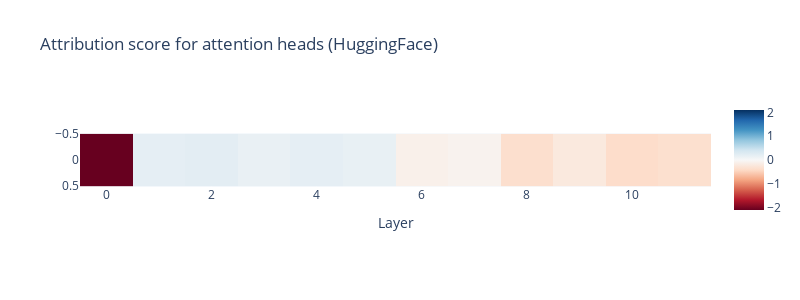

Source (notebook cell):
### Code cell
px.imshow(attribution_score_mlp_hf.unsqueeze(0).detach().numpy(), title="Attribution score for attention heads (HuggingFace)", 
    labels={"x": "Layer", "y": ""}, width=800, height=300, color_continuous_midpoint=0.0, color_continuous_scale="RdBu")

### Figure 1 — Plotly figure (JSON) as saved in the notebook; plotly's stock layout.template omitted (floating-point values rounded to 4 significant figures)
{"data": [{"coloraxis": "coloraxis", "hovertemplate": "Layer: %{x}<br>y: %{y}<br>color: %{z}<extra></extra>", "name": "0", "type": "heatmap", "xaxis": "x", "yaxis": "y", "z": [[-2.105, 0.2018, 0.2223, 0.1538, 0.2035, 0.1618, -0.1101, -0.07712, -0.3558, -0.2163, -0.3867, -0.3516]]}], "layout": {"coloraxis": {"cmid": 0, "colorscale": [[0, "rgb(103,0,31)"], [0.1, "rgb(178,24,43)"], [0.2, "rgb(214,96,77)"], [0.3, "rgb(244,165,130)"], [0.4, "rgb(253,219,199)"], [0.5, "rgb(247,247,247)"], [0.6, "rgb(209,229,240)"], [0.7, "rgb(146,197,222)"], [0.8, "rgb(67,147,195)"], [0.9, "rgb(33,102,172)"], [1, "rgb(5,48,97)"]]}, "height": 300, "title": {"text": "Attribution score for attention heads (HuggingFace)"}, "width": 800, "xaxis": {"anchor": "y", "constrain": "domain", "domain": [0, 1], "scaleanchor": "y", "title": {"text": "Layer"}}, "yaxis": {"anchor": "x", "autorange": "reversed", "constrain": "domain", "domain": [0, 1]}}}
